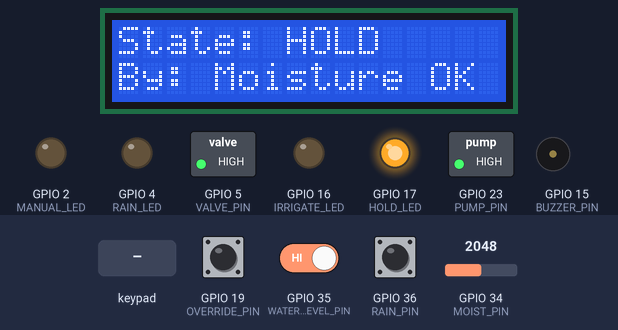
Simulated run of this sketch. Board: ESP32. Parts: 16×2 character LCD, switched loads named in the sketch (green lamp = pin HIGH), output pins drawn as LEDs (lit = HIGH), buzzer (waves = sounding, pin HIGH). The inputs (shaded band) are chosen by the test bench; at power-on: GPIO 34 (MOIST_PIN) = 2048, GPIO 19 (OVERRIDE_PIN) HIGH, GPIO 35 (WATER_LEVEL_PIN) HIGH, GPIO 36 (RAIN_PIN) HIGH. EEPROM starts erased; what the sketch prints to the serial monitor is not drawn.

Above: at 2.8 s.
2.9 s: GPIO 34 (MOIST_PIN) set to 3506
5.0 s: GPIO 34 (MOIST_PIN) set to 3577
At 8.0 s:
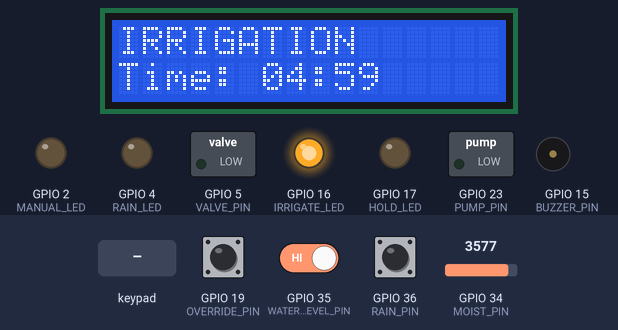
10.9 s: keypad keys 1 3 1 4 2 7 2 6 * pressed 0.4 s apart
At 14.7 s:
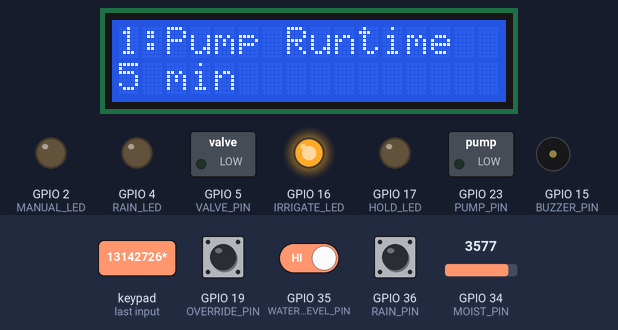
16.0 s: key '1' pressed
At 17.2 s:
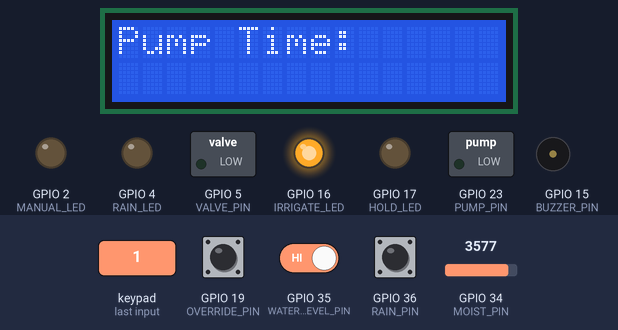
17.5 s: keypad keys 1 3 1 4 2 7 2 6 # pressed 0.4 s apart
At 21.5 s:
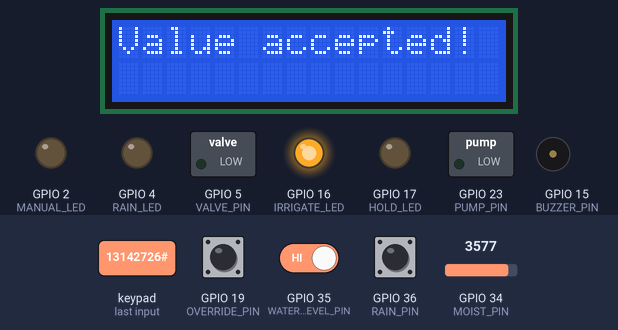
23.2 s: key '2' pressed
At 23.6 s:
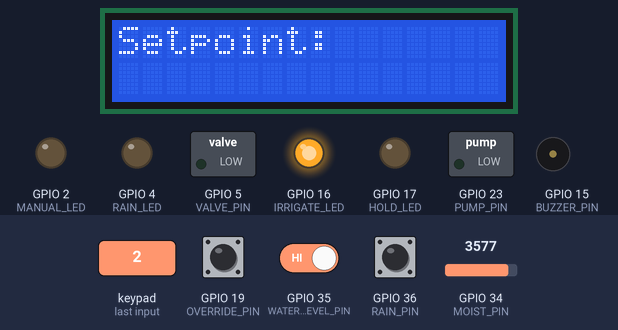
Timing chart, 0 to 25.7 s (numbered marks = the images above; inputs shaded):
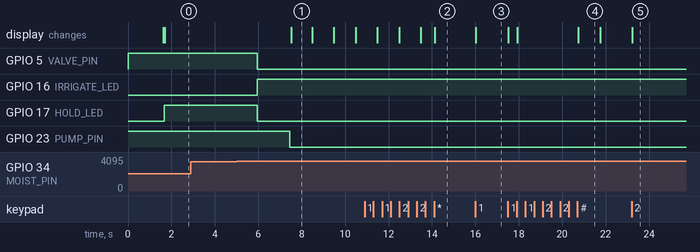

The sketch:

LAB5-PARTF.ino
```cpp
#include <DHT.h>
#include <Wire.h>
#include <LiquidCrystal_I2C.h>
#include <Keypad.h>
#include <Preferences.h>

const int MOIST_PIN = 34;
const int RAIN_PIN = 36;
const int OVERRIDE_PIN = 19;
const int DHT_PIN = 32;

// Water level sensor
const int WATER_LEVEL_PIN = 35;

// State LEDs
const int IRRIGATE_LED = 16;
const int HOLD_LED = 17;
const int RAIN_LED = 4;
const int MANUAL_LED = 2;

// Tank empty buzzer
const int BUZZER_PIN = 15;

#define DHT_TYPE DHT22
DHT dht(DHT_PIN, DHT_TYPE);

const int PUMP_PIN = 23;
const int VALVE_PIN = 5;

// Active LOW relay
const int RELAY_ON = LOW;
const int RELAY_OFF = HIGH;

// Valve settling time before pump starts/stops
const unsigned long SETTLE_MS = 1500;

// Hysteresis margin
const int HYSTERESIS_MARGIN = 8;

// SOIL MOISTURE CALIBRATION
const int RAW_DRY = 4095;
const int RAW_WET = 2700;

// LCD
LiquidCrystal_I2C lcd(0x27, 16, 2);

// KEYPAD
const byte ROWS = 4;
const byte COLS = 3;

char keys[ROWS][COLS] = {
  {'1', '2', '3'},
  {'4', '5', '6'},
  {'7', '8', '9'},
  {'*', '0', '#'}
};

byte rowPins[ROWS] = {13, 14, 27, 26};
byte colPins[COLS] = {25, 33, 18};

Keypad keypad = Keypad(
  makeKeymap(keys),
  rowPins,
  colPins,
  ROWS,
  COLS
);

// OVERRIDE
volatile bool overrideFlag = false;
volatile unsigned long lastIsr = 0;
volatile unsigned long overrideTime = 0;

bool manualOverride = false;

// Hysteresis state
bool moistureIrrigation = false;

// SETTINGS
struct Settings {
  int runMinutes;
  int setpointPct;
  int startHour;
};

Settings cfg = {5, 40, 6};

Preferences prefs;

// MENU VARIABLES
int menuItem = 0;

bool menuActive = false;
bool enteringValue = false;

String inputValue = "";

// FARM STATES
enum FarmState {
  S_HOLD,
  S_IRRIGATE,
  S_RAIN,
  S_MANUAL
};

// ACTUATOR STATES
enum ActuatorPhase {
  PH_IDLE,
  PH_OPENING,
  PH_RUNNING,
  PH_CLOSING
};

ActuatorPhase actuatorPhase = PH_IDLE;
unsigned long phaseStartTime = 0;

// TIMED IRRIGATION
unsigned long irrigationStartTime = 0;
unsigned long irrigationDuration = 0;

bool irrigationActive = false;

unsigned long lastDisplayedSecond = 999999;

// OVERRIDE INTERRUPT
void IRAM_ATTR onOverride() {

  unsigned long now = millis();
  if (now - lastIsr < 200) {
    return;
  }

  lastIsr = now;

  overrideFlag = true;
  overrideTime = now;
}


// SOIL MOISTURE
int readMoistureRaw(int n = 10) {

  long sum = 0;

  for (int i = 0; i < n; i++) {

    sum += analogRead(MOIST_PIN);

    delay(5);
  }

  return sum / n;
}

float readMoisturePct() {

  int raw = readMoistureRaw();

  float pct =
    100.0 * (RAW_DRY - raw) /
    (float)(RAW_DRY - RAW_WET);

  return constrain(pct, 0.0, 100.0);
}

// RAIN SENSOR
bool isRaining() {

  return digitalRead(RAIN_PIN) == LOW;
}

// WATER LEVEL
bool tankEmpty() {

  return digitalRead(WATER_LEVEL_PIN) == LOW;
}

// UPDATE STATE LEDs
void updateStateLEDs(FarmState state) {

  digitalWrite(IRRIGATE_LED, LOW);
  digitalWrite(HOLD_LED, LOW);
  digitalWrite(RAIN_LED, LOW);
  digitalWrite(MANUAL_LED, LOW);

  if (state == S_IRRIGATE) {

    digitalWrite(IRRIGATE_LED, HIGH);
  }

  else if (state == S_HOLD) {

    digitalWrite(HOLD_LED, HIGH);
  }

  else if (state == S_RAIN) {

    digitalWrite(RAIN_LED, HIGH);
  }

  else if (state == S_MANUAL) {

    digitalWrite(MANUAL_LED, HIGH);
  }
}

// UPDATE TANK BUZZER
void updateTankBuzzer() {

  if (tankEmpty()) {

    digitalWrite(BUZZER_PIN, HIGH);

  }

  else {

    digitalWrite(BUZZER_PIN, LOW);
  }
}

// DECIDE FARM STATE
FarmState decide() {

  float moisture = readMoisturePct();

  if (manualOverride) {

    return S_MANUAL;
  }

  if (isRaining()) {

    return S_RAIN;
  }

  if (moistureIrrigation) {

    if (moisture >= cfg.setpointPct + HYSTERESIS_MARGIN) {

      moistureIrrigation = false;
    }
  }

  else {

    if (moisture < cfg.setpointPct) {

      moistureIrrigation = true;
    }
  }

  if (moistureIrrigation) {

    return S_IRRIGATE;
  }

  return S_HOLD;
}

// DISPLAY FARM STATE
void displayState(FarmState state) {

  lcd.clear();

  if (state == S_MANUAL) {
    lcd.setCursor(0, 0);
    lcd.print("State: MANUAL");
    lcd.setCursor(0, 1);
    lcd.print("By: Override");
  }

  else if (state == S_RAIN) {
    lcd.setCursor(0, 0);
    lcd.print("State: RAIN");
    lcd.setCursor(0, 1);
    lcd.print("By: Rain Sensor");
  }

  else if (state == S_IRRIGATE) {
    lcd.setCursor(0, 0);
    lcd.print("State: IRRIGATE");
    lcd.setCursor(0, 1);
    lcd.print("By: Soil Moist");
  }

  else {
    lcd.setCursor(0, 0);
    lcd.print("State: HOLD");
    lcd.setCursor(0, 1);
    lcd.print("By: Moisture OK");
  }
}


// SAVE SETTINGS
void saveSettings() {

  prefs.begin("irrig", false);

  prefs.putInt("run", cfg.runMinutes);
  prefs.putInt("sp", cfg.setpointPct);
  prefs.putInt("hr", cfg.startHour);

  prefs.end();
}

// LOAD SETTINGS
void loadSettings() {

  prefs.begin("irrig", true);

  cfg.runMinutes = prefs.getInt("run", 5);
  cfg.setpointPct = prefs.getInt("sp", 40);
  cfg.startHour = prefs.getInt("hr", 6);

  prefs.end();
}

// APPLY SETTING
bool applySetting(int which, int value) {

  switch (which) {

    case 0:

      if (value < 1 || value > 30) {
        return false;
      }

      cfg.runMinutes = value;

      break;

    case 1:

      if (value < 10 || value > 90) {
        return false;
      }

      cfg.setpointPct = value;

      break;

    case 2:

      if (value < 0 || value > 23) {
        return false;
      }

      cfg.startHour = value;

      break;
  }

  saveSettings();

  return true;
}

// DISPLAY MENU
void showMenu() {

  lcd.clear();

  if (menuItem == 0) {

    lcd.setCursor(0, 0);
    lcd.print("1:Pump Runtime");

    lcd.setCursor(0, 1);
    lcd.print(cfg.runMinutes);
    lcd.print(" min");
  }

  else if (menuItem == 1) {

    lcd.setCursor(0, 0);
    lcd.print("2:Moisture Set");

    lcd.setCursor(0, 1);
    lcd.print(cfg.setpointPct);
    lcd.print("%");
  }

  else if (menuItem == 2) {

    lcd.setCursor(0, 0);
    lcd.print("3:Start Hour");

    lcd.setCursor(0, 1);
    lcd.print(cfg.startHour);
    lcd.print(":00");
  }
}

// START NUMERIC ENTRY
void startEntry() {

  enteringValue = true;
  inputValue = "";

  lcd.clear();

  if (menuItem == 0) {

    lcd.print("Pump Time:");
  }

  else if (menuItem == 1) {

    lcd.print("Setpoint:");
  }

  else if (menuItem == 2) {

    lcd.print("Start Hour:");
  }

  lcd.setCursor(0, 1);
}


// HANDLE ENTRYs
void handleEntry(char key) {

  if (key >= '0' && key <= '9') {

    if (inputValue.length() < 2) {

      inputValue += key;

      lcd.setCursor(0, 1);
      lcd.print("                ");

      lcd.setCursor(0, 1);
      lcd.print(inputValue);
    }
  }


  else if (key == '#') {

    if (inputValue.length() == 0) {
      return;
    }

    int value = inputValue.toInt();

    if (applySetting(menuItem, value)) {

      lcd.clear();
      lcd.print("Value accepted!");

      delay(1000);

      enteringValue = false;
      inputValue = "";

      showMenu();
    }

    else {

      lcd.clear();
      lcd.print("INVALID VALUE");

      lcd.setCursor(0, 1);

      if (menuItem == 0) {

        lcd.print("Range: 1-30");
      }

      else if (menuItem == 1) {

        lcd.print("Range: 10-90");
      }

      else if (menuItem == 2) {

        lcd.print("Range: 0-23");
      }

      delay(2000);

      enteringValue = false;
      inputValue = "";

      showMenu();
    }
  }

  else if (key == '*') {

    enteringValue = false;
    inputValue = "";

    showMenu();
  }
}

// HANDLE MENU
void handleMenu(char key) {

  if (key == '1') {

    menuItem = 0;
    startEntry();
  }

  else if (key == '2') {

    menuItem = 1;
    startEntry();
  }

  else if (key == '3') {

    menuItem = 2;
    startEntry();
  }

  else if (key == '4') {

    menuItem = 0;
    showMenu();
  }

  else if (key == '5') {

    menuItem = 1;
    showMenu();
  }

  else if (key == '6') {

    menuItem = 2;
    showMenu();
  }

  else if (key == '#') {

    menuActive = false;

    lcd.clear();
  }
}

// START IRRIGATION
void startIrrigation() {

  if (irrigationActive) {
    return;
  }

  Serial.println();
  Serial.println("=== IRRIGATION START ===");

  Serial.print("Runtime setting: ");
  Serial.print(cfg.runMinutes);
  Serial.println(" minute(s)");

  // Runtime from keypad setting
  irrigationDuration =
    (unsigned long)cfg.runMinutes * 60000UL;

  irrigationActive = true;

  lastDisplayedSecond = 999999;

  // Start by opening valve
  digitalWrite(VALVE_PIN, RELAY_ON);

  Serial.println("VALVE ON");
  Serial.println("Waiting for valve to settle...");

  phaseStartTime = millis();

  actuatorPhase = PH_OPENING;
}

// STOP IRRIGATION
void stopIrrigation() {

  if (!irrigationActive) {
    return;
  }

  Serial.println();
  Serial.println("=== IRRIGATION STOPPING ===");

  // Pump OFF first
  digitalWrite(PUMP_PIN, RELAY_OFF);

  Serial.println("PUMP OFF");

  phaseStartTime = millis();

  actuatorPhase = PH_CLOSING;
}

// SERVICE ACTUATORS
void serviceActuators() {

  unsigned long now = millis();

  // VALVE OPENING
  if (actuatorPhase == PH_OPENING) {

    if (now - phaseStartTime >= SETTLE_MS) {

      // Start pump after valve settles
      digitalWrite(PUMP_PIN, RELAY_ON);

      Serial.println("PUMP ON");
      Serial.println("Timed irrigation running...");

      irrigationStartTime = now;

      actuatorPhase = PH_RUNNING;
    }
  }

  // PUMP RUNNING

  else if (actuatorPhase == PH_RUNNING) {

    // Check runtime
    if (now - irrigationStartTime >= irrigationDuration) {

      Serial.println("Runtime reached zero.");

      stopIrrigation();
    }

    // Display countdown
    else {

      unsigned long elapsed =
        now - irrigationStartTime;

      unsigned long remaining =
        irrigationDuration - elapsed;

      unsigned long totalSeconds =
        remaining / 1000UL;

      // Only update LCD when the second changes
      if (totalSeconds != lastDisplayedSecond) {

        lastDisplayedSecond = totalSeconds;

        unsigned int minutes =
          totalSeconds / 60;

        unsigned int seconds =
          totalSeconds % 60;

        lcd.setCursor(0, 0);
        lcd.print("IRRIGATION      ");

        lcd.setCursor(0, 1);

        lcd.print("Time: ");
        if (minutes < 10) {
          lcd.print("0");
        }

        lcd.print(minutes);
        lcd.print(":");

        if (seconds < 10) {
          lcd.print("0");
        }

        lcd.print(seconds);
        lcd.print("        ");
      }
    }
  }

  // VALVE CLOSING
  else if (actuatorPhase == PH_CLOSING) {

    if (now - phaseStartTime >= SETTLE_MS) {

      // Close valve after pump has stopped
      digitalWrite(VALVE_PIN, RELAY_OFF);

      Serial.println("VALVE OFF");
      Serial.println("=== IRRIGATION COMPLETE ===");

      irrigationActive = false;

      actuatorPhase = PH_IDLE;

      lcd.clear();

      lcd.setCursor(0, 0);
      lcd.print("Irrigation");
      lcd.setCursor(0, 1);
      lcd.print("Complete");

      delay(1000);
    }
  }
}

// SETUP
void setup() {

  Serial.begin(115200);

  while (!Serial) {
    delay(10);
  }

  // Relay
  pinMode(PUMP_PIN, OUTPUT);
  pinMode(VALVE_PIN, OUTPUT);
  digitalWrite(PUMP_PIN, RELAY_OFF);
  digitalWrite(VALVE_PIN, RELAY_OFF);

  // Part F outputs
  pinMode(IRRIGATE_LED, OUTPUT);
  pinMode(HOLD_LED, OUTPUT);
  pinMode(RAIN_LED, OUTPUT);
  pinMode(MANUAL_LED, OUTPUT);
  pinMode(BUZZER_PIN, OUTPUT);

  digitalWrite(IRRIGATE_LED, LOW);
  digitalWrite(HOLD_LED, LOW);
  digitalWrite(RAIN_LED, LOW);
  digitalWrite(MANUAL_LED, LOW);
  digitalWrite(BUZZER_PIN, LOW);

  pinMode(RAIN_PIN, INPUT);
  pinMode(WATER_LEVEL_PIN, INPUT);
  pinMode(OVERRIDE_PIN, INPUT_PULLUP);

  attachInterrupt(
    digitalPinToInterrupt(OVERRIDE_PIN),
    onOverride,
    FALLING
  );

  dht.begin();

  lcd.init();
  lcd.backlight();
  // Load settings
  loadSettings();

  lcd.clear();

  lcd.setCursor(0, 0);
  lcd.print("Smart Farm");

  lcd.setCursor(0, 1);
  lcd.print("System Ready");

  delay(1500);

  lcd.clear();

  lcd.setCursor(0, 0);
  lcd.print("Runtime: ");

  lcd.print(cfg.runMinutes);

  lcd.print(" min");

  lcd.setCursor(0, 1);
  lcd.print("Press * Menu");
}

void loop() {

  // OVERRIDE FLAG
  if (overrideFlag) {

    overrideFlag = false;

    manualOverride = !manualOverride;

    Serial.print("OVERRIDE SWITCH PRESSED -> ");

    if (manualOverride) {

      Serial.println("MANUAL OVERRIDE ON");
    }

    else {

      Serial.println("MANUAL OVERRIDE OFF");
    }
  }

  // KEYPAD
  char key = keypad.getKey();

  if (key) {

    if (key == '*') {

      if (!menuActive) {

        menuActive = true;
        enteringValue = false;

        showMenu();

        return;
      }

      else if (!enteringValue) {

        menuActive = false;

        lcd.clear();

        lcd.setCursor(0, 0);
        lcd.print("Runtime: ");

        lcd.print(cfg.runMinutes);

        lcd.print(" min");
      }

      else {

        handleEntry(key);
      }
    }


    else if (menuActive) {

      if (enteringValue) {

        handleEntry(key);
      }

      else {

        handleMenu(key);
      }
    }
  }

  // MENU ACTIVE

  if (menuActive) {

    return;
  }

  // ACTUATOR CONTROL
  serviceActuators();

  if (irrigationActive) {

    return;
  }

  // READ FARM STATE

  FarmState currentState = decide();

  // UPDATE STATE LEDs
  updateStateLEDs(currentState);

  // UPDATE TANK BUZZER
  updateTankBuzzer();

  // START IRRIGATION WHEN STATE = IRRIGATE
  if (currentState == S_IRRIGATE) {

    Serial.println();
    Serial.println("Farm State: IRRIGATE");
    Serial.println("Deciding Input: Soil Moisture");

    startIrrigation();

    return;
  }

  // DISPLAY OTHER STATES
  displayState(currentState);

  // SERIAL INFORMATION
  float moisture = readMoisturePct();

  Serial.print("Moisture: ");
  Serial.print(moisture, 1);
  Serial.println("%");

  Serial.print("Tank: ");

  if (tankEmpty()) {

    Serial.println("EMPTY");
  }

  else {

    Serial.println("OK");
  }


  if (currentState == S_MANUAL) {

    Serial.println("Farm State: MANUAL_OVERRIDE");
    Serial.println("Deciding Input: Manual Override");
  }

  else if (currentState == S_RAIN) {

    Serial.println("Farm State: RAIN_DETECTED");
    Serial.println("Deciding Input: Rain Sensor");
  }

  else {

    Serial.println("Farm State: HOLD");
    Serial.println("Deciding Input: Moisture OK");
  }


  Serial.print("Pump Runtime Setting: ");
  Serial.print(cfg.runMinutes);
  Serial.println(" min");

  Serial.print("Hysteresis Margin: ");
  Serial.print(HYSTERESIS_MARGIN);
  Serial.println("%");

  Serial.println("-----------------------------");

  delay(2000);
}
```

Measured:
- the behaviour switches between 3537 and 3538 on GPIO 34 (MOIST_PIN) (found by bisection; images 0 and 1)
- after the input at 5.0 s, GPIO 5 (VALVE_PIN), GPIO 17 (HOLD_LED): HIGH → LOW after 0.95 s; GPIO 16 (IRRIGATE_LED): LOW → HIGH after 0.95 s; GPIO 23 (PUMP_PIN): HIGH → LOW after 2.5 s; the display: changes after 2.5 s (image 1)
- after the input at 10.9 s, the display: first differs from a run without the input after 3.2 s (image 2)
- after the input at 16.0 s, the display: changes at once (image 3)
- after the input at 17.5 s, the display: first changes at once (image 4 shows a later state)
- after the input at 23.2 s, the display: changes at once (image 5)
- what the display in image 4 shows lasts 1.0 s, from 20.7 s to 21.7 s
